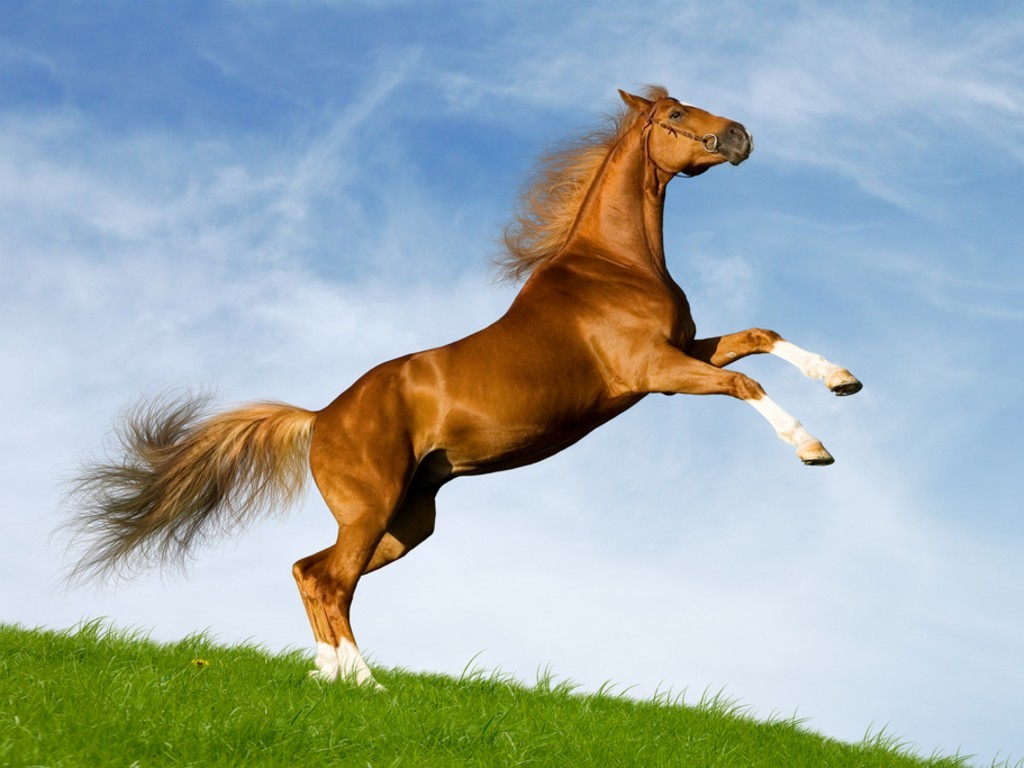
#> input picture horse.jpg, 1024 x 768 px
$ jupyter execute Projeto_2.ipynb
#> lines starting #> are read from the running program, lines starting #| are printed output that depends on the picture
#> further down, img_original is the input picture: shape (768, 1024, 3); mean B, G, R 173.3, 173.6, 160.1
[cell 1]
#Importando as bibliotecas
import numpy as np
import matplotlib.pyplot as plt
import cv2

[cell 2]
#função para converter bgr para rgb
def BGRtoRGB(image):
    shape = image.shape
#> shape = (768, 1024, 3)
    l, c, p = shape
#> l = 768; c = 1024; p = 3
    dtype = np.uint8
    img_rgb = np.zeros(shape, dtype)
    #para cada pixel na imagem
    for i in range(l):
        for j in range(c):
          #obtem seus valores de B, G e R
            b = image[i, j, 0]
            g = image[i, j, 1]
            r = image[i, j, 2]
          #e os salva como uma nova imagem RGB
            img_rgb[i, j, 0] = r
            img_rgb[i, j, 1] = g
            img_rgb[i, j, 2] = b

    return img_rgb

[cell 3]
#importando a imagem
img_original = cv2.imread('horse.jpg')
#convertendo de bgr para rgb
img = BGRtoRGB(img_original)

[cell 4]
#convertendo a imagem em uma matriz Kx3 sendo K=MxN transformando as linhas em vetores 3D
img_vector = img.reshape((-1,3))
#convertendo valores unit8 para float
img_vector = np.float32(img_vector)

[cell 5]
#realizando o agrupamento de cores
criterio = (cv2.TERM_CRITERIA_EPS + cv2.TERM_CRITERIA_MAX_ITER, 10, 1.0)
#quantidade de agrupamentos(cores na imagem segmentada)
K = 10
#quantidade de tentativas para encontrar a menor variação entre os clusters
tent = 10
#realiza o k-means clustering para os valores obtidos/informados
ret,label,center = cv2.kmeans(img_vector,K,None,criterio,tent,cv2.KMEANS_PP_CENTERS)
#> ret = 298213041.1; center = [[168.4, 193.1, 217.2], [124.5, 67.81, 15.86], [221.8, 231.6, 242.5], [144.6, 140.7, 110.8], [92, 125.7, 9.62], [140.4, 175.6, 209.5], [194.6, 123, 48.88], [46.34, 22.54, 6.07], [198.1, 214.2, 231.2], [105.3, 147.4, 197.1]]

[cell 6]
#convertendo valores float para uint8 e regenerando a imagem
center = np.uint8(center)
#> center = [[168, 193, 217], [124, 67, 15], [221, 231, 242], [144, 140, 110], [92, 125, 9], [140, 175, 209], [194, 123, 48], [46, 22, 6], [198, 214, 231], [105, 147, 197]]
res = center[label.flatten()]
img_final = res.reshape((img.shape))
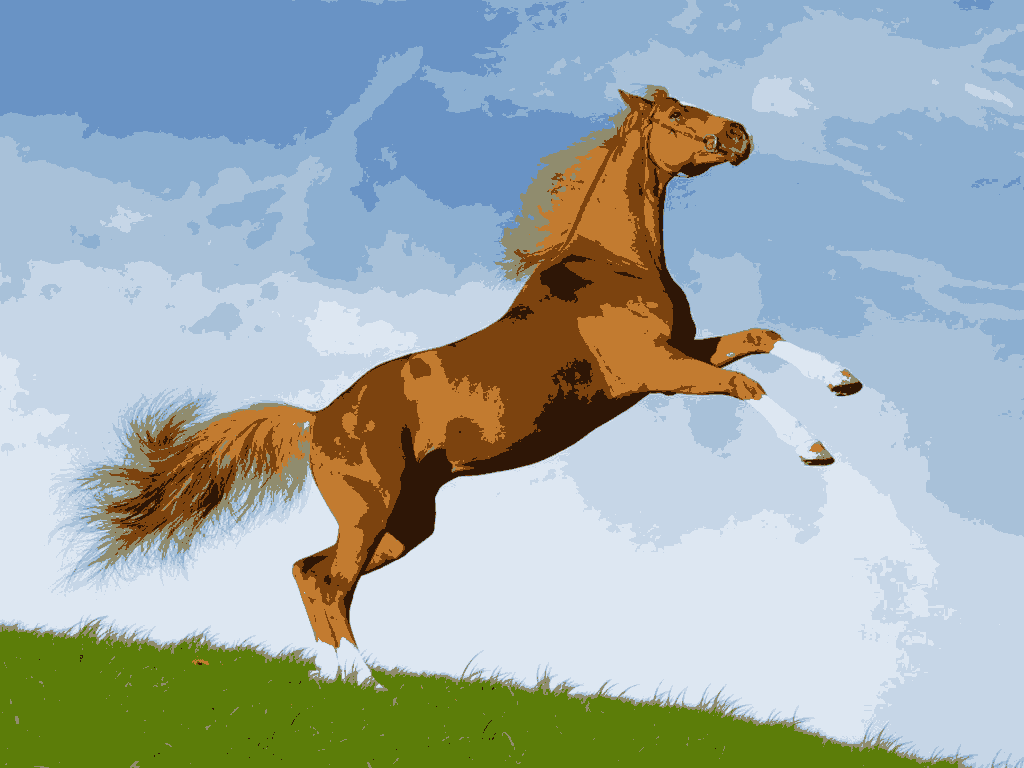
#> img_final: shape (768, 1024, 3); mean R, G, B 159.7, 173.2, 172.9

[cell 7]
#plotando as imagens
figure_size = 15
plt.figure(figsize=(figure_size,figure_size))
plt.subplot(1,2,1),plt.imshow(img)
plt.title('Imagem original'), plt.xticks([]), plt.yticks([])
plt.subplot(1,2,2),plt.imshow(img_final)
plt.title('Imagem segmentada para K = %i' % K), plt.xticks([]), plt.yticks([])
plt.show()
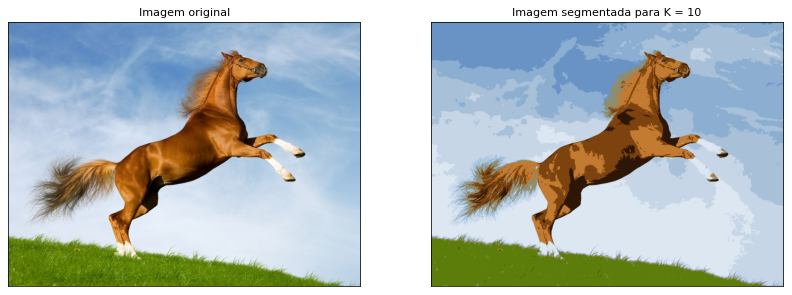
#> figure drawn by matplotlib, 2 panels
